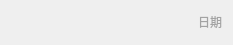
<?xml version="1.0" encoding="UTF-8"?>
<ui version="4.0">
 <class>LinkmanGroupItemWidget</class>
 <widget class="QWidget" name="LinkmanGroupItemWidget">
  <property name="geometry">
   <rect>
    <x>0</x>
    <y>0</y>
    <width>233</width>
    <height>45</height>
   </rect>
  </property>
  <property name="sizePolicy">
   <sizepolicy hsizetype="Preferred" vsizetype="Fixed">
    <horstretch>0</horstretch>
    <verstretch>0</verstretch>
   </sizepolicy>
  </property>
  <property name="minimumSize">
   <size>
    <width>0</width>
    <height>45</height>
   </size>
  </property>
  <property name="maximumSize">
   <size>
    <width>16777215</width>
    <height>45</height>
   </size>
  </property>
  <property name="windowTitle">
   <string>Form</string>
  </property>
  <layout class="QGridLayout" name="gridLayout">
   <property name="leftMargin">
    <number>16</number>
   </property>
   <property name="topMargin">
    <number>7</number>
   </property>
   <property name="bottomMargin">
    <number>8</number>
   </property>
   <item row="0" column="1">
    <widget class="QLabel" name="labelNickname">
     <property name="font">
      <font>
       <family>微软雅黑</family>
      </font>
     </property>
     <property name="text">
      <string/>
     </property>
    </widget>
   </item>
   <item row="0" column="0">
    <widget class="QLabel" name="labelHead">
     <property name="minimumSize">
      <size>
       <width>30</width>
       <height>30</height>
      </size>
     </property>
     <property name="maximumSize">
      <size>
       <width>30</width>
       <height>30</height>
      </size>
     </property>
     <property name="styleSheet">
      <string notr="true">border-radius:15px;</string>
     </property>
     <property name="text">
      <string/>
     </property>
    </widget>
   </item>
   <item row="0" column="3">
    <widget class="QLabel" name="labelDate">
     <property name="styleSheet">
      <string notr="true">color:rgb(163,163,163);</string>
     </property>
     <property name="text">
      <string>日期</string>
     </property>
     <property name="alignment">
      <set>Qt::AlignRight|Qt::AlignTrailing|Qt::AlignVCenter</set>
     </property>
    </widget>
   </item>
   <item row="0" column="2">
    <spacer name="horizontalSpacer">
     <property name="orientation">
      <enum>Qt::Horizontal</enum>
     </property>
     <property name="sizeHint" stdset="0">
      <size>
       <width>40</width>
       <height>20</height>
      </size>
     </property>
    </spacer>
   </item>
  </layout>
 </widget>
 <resources/>
 <connections/>
</ui>
